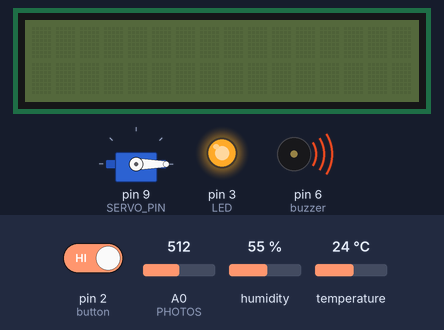
Bench run of a sketch on a simulated Arduino Uno, built with avr-gcc and run on an emulated ATmega328P. Parts: servo, 16×2 character LCD, output pins drawn as LEDs (lit = HIGH), buzzer (waves = sounding). The test bench sets the inputs (shaded band); at power-on: A0 (PHOTOS) = 512, pin 2 (button) HIGH, humidity 55 %, temperature 24 °C. What the sketch prints to the serial monitor is not drawn.

Above: at 13.1 s.
13.2 s: A0 (PHOTOS) set to 521
At 16.16 s:
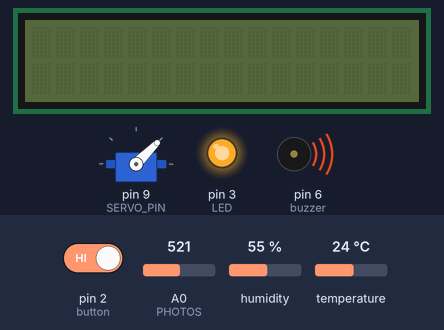
25.1 s: A0 (PHOTOS) set to 501
At 36.5 s:
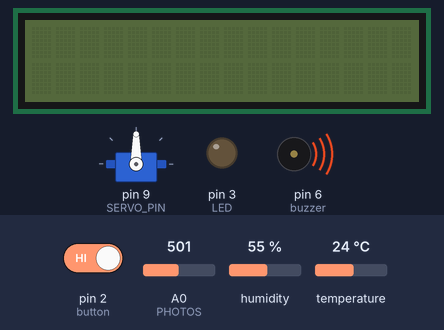
37.0 s: A0 (PHOTOS) set to 900
60.8 s: pin 2 (button) driven LOW
At 65.5 s:
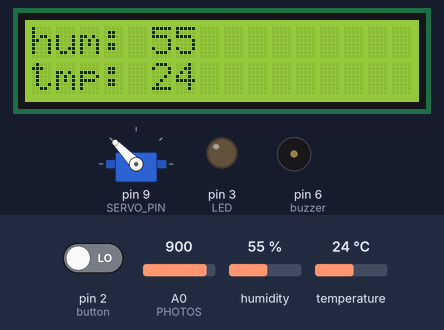
Timing chart, 0 to 73.7 s (numbered marks = the images above; inputs shaded):
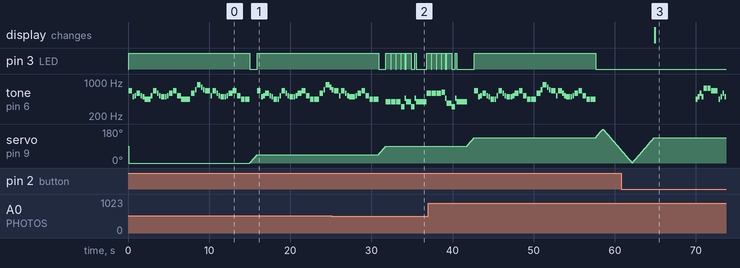

The sketch:

projectC.ino
```cpp
#define LED 3
#define button 2
volatile int buttonState;

#define buzzer 6

#include <Servo.h>
Servo myservo;
#define SERVO_PIN 9

#include <dht11.h>
dht11 DHT;
#define DHT11_PIN 7

#include <Wire.h>
#include <LiquidCrystal_I2C.h>
LiquidCrystal_I2C lcd(0x27, 16, 2);

#define PHOTOS  A0
int max_lux = 0;
int angle= 0;
volatile int value = 0;
void setup()
{
  Serial.begin(9600);
  pinMode(button, INPUT);
  pinMode(LED, OUTPUT);
  pinMode(buzzer, OUTPUT);
  myservo.attach(SERVO_PIN);
  lcd.init();
}

void loop ()
{
    buttonState = digitalRead(button);
    if (buttonState == 0)
    {
        super_complex_code();
    }
    else
    {
       main_code();
    }
    delay(100);
}

void main_code()
{
    int chk;
    volatile int curr_lux = 0;
    for (int i = 0; i < 180; i++)
    {
        myservo.write(i);
        delay(20);
        if (!(i % 45))
        {
            curr_lux = analogRead(PHOTOS);
            Serial.println(curr_lux);
            if (curr_lux > max_lux)
            {
                max_lux = curr_lux;
                angle = i;
                digitalWrite(LED, HIGH);
                good_song();
                digitalWrite(LED, LOW);
            }
            else
                bad_song();
        }
    }
    for (int i = 180; i > 0; i--)
    {
        myservo.write(i);
        delay(20);
    }
    for (int i = 0; i < angle; i++)
    {
        myservo.write(i);
        delay(20);
    }
    chk = DHT.read(DHT11_PIN);
    lcd.backlight();
    lcd.setCursor(0, 0);
    lcd.print("hum: ");
    lcd.print(String(DHT.humidity));
    lcd.setCursor(0, 1);
    lcd.print("tmp: ");
    lcd.print(String(DHT.temperature));
    delay(5000);
}

void super_complex_code()
{
   for (int i = 0; i < 2; i++)
   {
      tone(buzzer, 440);
      delay(200);
      noTone(buzzer);
      delay(50);
      tone(buzzer, 494);
      delay(200);
      noTone(buzzer);
      delay(50);
      tone(buzzer, 587);
      delay(200);
      noTone(buzzer);
      delay(50);
      tone(buzzer, 494);
      delay(200);
      noTone(buzzer);
      delay(50);

      tone(buzzer, 740);
      delay(400);
      noTone(buzzer);
      delay(50);
      tone(buzzer, 740);
      delay(400);
      noTone(buzzer);
      delay(50);
      tone(buzzer, 659);
      delay(800);
      noTone(buzzer);
      delay(100);

      tone(buzzer, 440);
      delay(200);
      noTone(buzzer);
      delay(50);
      tone(buzzer, 494);
      delay(200);
      noTone(buzzer);
      delay(50);
      tone(buzzer, 587);
      delay(200);
      noTone(buzzer);
      delay(50);
      tone(buzzer, 494);
      delay(200);
      noTone(buzzer);
      delay(50);

      tone(buzzer, 659);
      delay(400);
      noTone(buzzer);
      delay(50);
      tone(buzzer, 659);
      delay(400);
      noTone(buzzer);
      delay(50);
      tone(buzzer, 587);
      delay(400);
      noTone(buzzer);
      delay(50);
      tone(buzzer, 554);
      delay(200);
      noTone(buzzer);
      delay(50);
      tone(buzzer, 494);
      delay(400);
      noTone(buzzer);
      delay(100);

      tone(buzzer, 440);
      delay(200);
      noTone(buzzer);
      delay(50);
      tone(buzzer, 494);
      delay(200);
      noTone(buzzer);
      delay(50);
      tone(buzzer, 587);
      delay(200);
      noTone(buzzer);
      delay(50);
      tone(buzzer, 494);
      delay(200);
      noTone(buzzer);
      delay(50);

      tone(buzzer, 587);
      delay(400);
      noTone(buzzer);
      delay(50);
      tone(buzzer, 554);
      delay(200);
      noTone(buzzer);
      delay(50);
      tone(buzzer, 494);
      delay(200);
      noTone(buzzer);
      delay(50);
      tone(buzzer, 440);
      delay(400);
      noTone(buzzer);
      delay(50);

      tone(buzzer, 659);
      delay(400);
      noTone(buzzer);
      delay(50);
      tone(buzzer, 587);
      delay(800);
      noTone(buzzer);

      delay(500);
    }
}

void good_song()
{
 tone(buzzer, 659);
  delay(450);
  noTone(buzzer);
  delay(50);

  tone(buzzer, 494);
  delay(200);
  noTone(buzzer);
  delay(50);

  tone(buzzer, 523);
  delay(200);
  noTone(buzzer);
  delay(50);

  tone(buzzer, 587);
  delay(450);
  noTone(buzzer);
  delay(50);

  tone(buzzer, 523);
  delay(200);
  noTone(buzzer);
  delay(50);

  tone(buzzer, 494);
  delay(200);
  noTone(buzzer);
  delay(50);

  tone(buzzer, 440);
  delay(450);
  noTone(buzzer);
  delay(50);

  tone(buzzer, 440);
  delay(200);
  noTone(buzzer);
  delay(50);

  tone(buzzer, 523);
  delay(200);
  noTone(buzzer);
  delay(50);

  tone(buzzer, 659);
  delay(450);
  noTone(buzzer);
  delay(50);

  tone(buzzer, 587);
  delay(200);
  noTone(buzzer);
  delay(50);

  tone(buzzer, 523);
  delay(200);
  noTone(buzzer);
  delay(50);

  tone(buzzer, 494);
  delay(450);
  noTone(buzzer);
  delay(50);

  tone(buzzer, 494);
  delay(200);
  noTone(buzzer);
  delay(50);

  tone(buzzer, 523);
  delay(200);
  noTone(buzzer);
  delay(50);

  tone(buzzer, 587);
  delay(450);
  noTone(buzzer);
  delay(50);

  tone(buzzer, 659);
  delay(450);
  noTone(buzzer);
  delay(50);

  tone(buzzer, 523);
  delay(450);
  noTone(buzzer);
  delay(50);

  tone(buzzer, 440);
  delay(450);
  noTone(buzzer);
  delay(50);

  tone(buzzer, 440);
  delay(600);
  noTone(buzzer);
  delay(100);


  tone(buzzer, 587);
  delay(450);
  noTone(buzzer);
  delay(50);

  tone(buzzer, 698);
  delay(200);
  noTone(buzzer);
  delay(50);

  tone(buzzer, 880);
  delay(450);
  noTone(buzzer);
  delay(50);

  tone(buzzer, 784);
  delay(200);
  noTone(buzzer);
  delay(50);

  tone(buzzer, 698);
  delay(200);
  noTone(buzzer);
  delay(50);

  tone(buzzer, 659);
  delay(600);
  noTone(buzzer);
  delay(50);

  tone(buzzer, 523);
  delay(200);
  noTone(buzzer);
  delay(50);

  tone(buzzer, 659);
  delay(450);
  noTone(buzzer);
  delay(50);

  tone(buzzer, 587);
  delay(200);
  noTone(buzzer);
  delay(50);

  tone(buzzer, 523);
  delay(200);
  noTone(buzzer);
  delay(50);

  tone(buzzer, 494);
  delay(450);
  noTone(buzzer);
  delay(50);

  tone(buzzer, 494);
  delay(200);
  noTone(buzzer);
  delay(50);

  tone(buzzer, 523);
  delay(200);
  noTone(buzzer);
  delay(50);

  tone(buzzer, 587);
  delay(450);
  noTone(buzzer);
  delay(50);

  tone(buzzer, 659);
  delay(450);
  noTone(buzzer);
  delay(50);

  tone(buzzer, 523);
  delay(450);
  noTone(buzzer);
  delay(50);

  tone(buzzer, 440);
  delay(450);
  noTone(buzzer);
  delay(50);

  tone(buzzer, 440);
  delay(600);
  noTone(buzzer);
}


void bad_song()
{
  digitalWrite(LED, HIGH);
  tone(buzzer, 392); delay(560);
  digitalWrite(LED, LOW);
  noTone(buzzer); delay(60);

  digitalWrite(LED, HIGH);
  tone(buzzer, 392); delay(560);
  digitalWrite(LED, LOW);
  noTone(buzzer); delay(60);

  digitalWrite(LED, HIGH);
  tone(buzzer, 392); delay(560);
  digitalWrite(LED, LOW);
  noTone(buzzer); delay(60);

  digitalWrite(LED, HIGH);
  tone(buzzer, 311); delay(440);

  digitalWrite(LED, LOW);
  tone(buzzer, 466); delay(190);

  digitalWrite(LED, HIGH);
  tone(buzzer, 392); delay(625);

  digitalWrite(LED, LOW);
  tone(buzzer, 311); delay(440);

  digitalWrite(LED, HIGH);
  tone(buzzer, 466); delay(190);

  digitalWrite(LED, LOW);
  tone(buzzer, 392); delay(1250);

  // Deuxième partie
  digitalWrite(LED, HIGH);
  tone(buzzer, 587); delay(560);
  digitalWrite(LED, LOW);
  noTone(buzzer); delay(60);

  digitalWrite(LED, HIGH);
  tone(buzzer, 587); delay(560);
  digitalWrite(LED, LOW);
  noTone(buzzer); delay(60);

  digitalWrite(LED, HIGH);
  tone(buzzer, 587); delay(560);
  digitalWrite(LED, LOW);
  noTone(buzzer); delay(60);

  digitalWrite(LED, HIGH);
  tone(buzzer, 622); delay(440);

  digitalWrite(LED, LOW);
  tone(buzzer, 466); delay(190);

  digitalWrite(LED, HIGH);
  tone(buzzer, 370); delay(625);

  digitalWrite(LED, LOW);
  tone(buzzer, 311); delay(440);

  digitalWrite(LED, HIGH);
  tone(buzzer, 466); delay(190);

  digitalWrite(LED, LOW);
  tone(buzzer, 392); delay(1250);

  noTone(buzzer);
  digitalWrite(LED, LOW);
}
```

Measured:
- the behaviour switches between 513 and 512 on A0 (PHOTOS) (found by bisection; images 1 and 2)
- after the input at 13.2 s, pin 3 (LED): goes on until 15.9 s, then stays HIGH
- after the input at 60.8 s, pin 3 (LED): stops changing and stays LOW
- by itself, servo on pin 9 (SERVO_PIN): rises from 90° to 180° in 16.7 s, then falls to 67° in 2.3 s
- by itself, tone on pin 6 (buzzer): plays 587 Hz for 0.56 s, 587 Hz for 0.56 s, 622 Hz for 0.44 s, 466 Hz for 0.19 s, 370 Hz for 0.63 s, 311 Hz for 0.44 s … (46 notes in this stretch)
